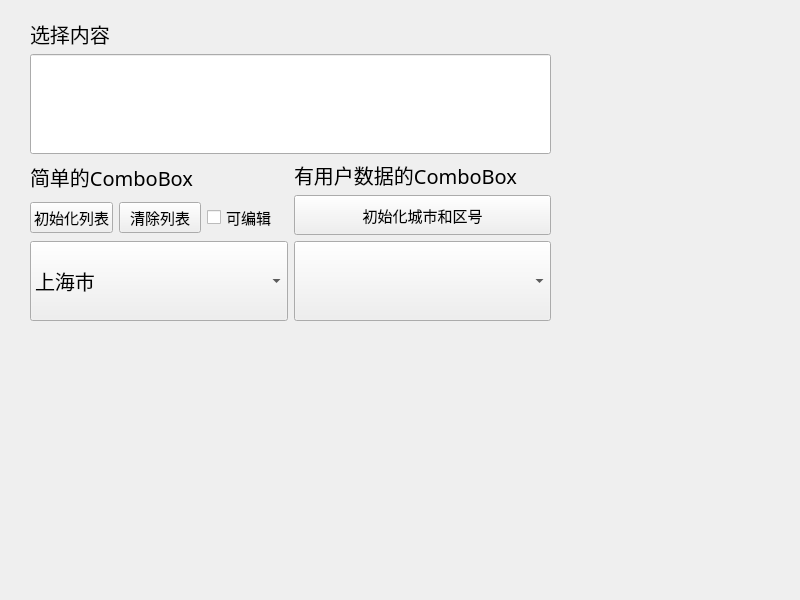
<?xml version="1.0" encoding="UTF-8"?>
<ui version="4.0">
 <class>QComboBox</class>
 <widget class="QWidget" name="QComboBox">
  <property name="geometry">
   <rect>
    <x>0</x>
    <y>0</y>
    <width>800</width>
    <height>600</height>
   </rect>
  </property>
  <property name="windowTitle">
   <string>QComboBox</string>
  </property>
  <widget class="QWidget" name="">
   <property name="geometry">
    <rect>
     <x>30</x>
     <y>20</y>
     <width>521</width>
     <height>301</height>
    </rect>
   </property>
   <layout class="QVBoxLayout" name="verticalLayout_3">
    <item>
     <widget class="QLabel" name="label">
      <property name="minimumSize">
       <size>
        <width>50</width>
        <height>20</height>
       </size>
      </property>
      <property name="font">
       <font>
        <family>楷体</family>
        <pointsize>15</pointsize>
       </font>
      </property>
      <property name="text">
       <string>选择内容</string>
      </property>
     </widget>
    </item>
    <item>
     <widget class="QLineEdit" name="lineEdit">
      <property name="minimumSize">
       <size>
        <width>200</width>
        <height>100</height>
       </size>
      </property>
      <property name="font">
       <font>
        <family>Times New Roman</family>
        <pointsize>15</pointsize>
       </font>
      </property>
     </widget>
    </item>
    <item>
     <layout class="QHBoxLayout" name="horizontalLayout_2">
      <item>
       <layout class="QVBoxLayout" name="verticalLayout">
        <item>
         <widget class="QLabel" name="label_2">
          <property name="minimumSize">
           <size>
            <width>50</width>
            <height>20</height>
           </size>
          </property>
          <property name="font">
           <font>
            <family>楷体</family>
            <pointsize>15</pointsize>
           </font>
          </property>
          <property name="text">
           <string>简单的ComboBox</string>
          </property>
         </widget>
        </item>
        <item>
         <layout class="QHBoxLayout" name="horizontalLayout">
          <item>
           <widget class="QPushButton" name="initiallist">
            <property name="minimumSize">
             <size>
              <width>50</width>
              <height>20</height>
             </size>
            </property>
            <property name="font">
             <font>
              <family>Times New Roman</family>
              <pointsize>11</pointsize>
             </font>
            </property>
            <property name="text">
             <string>初始化列表</string>
            </property>
           </widget>
          </item>
          <item>
           <widget class="QPushButton" name="clearlist">
            <property name="minimumSize">
             <size>
              <width>50</width>
              <height>25</height>
             </size>
            </property>
            <property name="font">
             <font>
              <family>Times New Roman</family>
              <pointsize>11</pointsize>
             </font>
            </property>
            <property name="text">
             <string>清除列表</string>
            </property>
           </widget>
          </item>
          <item>
           <widget class="QCheckBox" name="Enabled">
            <property name="minimumSize">
             <size>
              <width>20</width>
              <height>35</height>
             </size>
            </property>
            <property name="font">
             <font>
              <family>Times New Roman</family>
              <pointsize>11</pointsize>
             </font>
            </property>
            <property name="text">
             <string>可编辑</string>
            </property>
           </widget>
          </item>
         </layout>
        </item>
        <item>
         <widget class="QComboBox" name="comboBox1">
          <property name="minimumSize">
           <size>
            <width>100</width>
            <height>80</height>
           </size>
          </property>
          <property name="font">
           <font>
            <family>Times New Roman</family>
            <pointsize>15</pointsize>
           </font>
          </property>
          <item>
           <property name="text">
            <string>上海市</string>
           </property>
           <property name="icon">
            <iconset resource="QComboBox.qrc">
             <normaloff>:/images/images/aim.ico</normaloff>:/images/images/aim.ico</iconset>
           </property>
          </item>
          <item>
           <property name="text">
            <string>北京市</string>
           </property>
           <property name="icon">
            <iconset resource="QComboBox.qrc">
             <normaloff>:/images/images/aim.ico</normaloff>:/images/images/aim.ico</iconset>
           </property>
          </item>
          <item>
           <property name="text">
            <string>厦门市</string>
           </property>
           <property name="icon">
            <iconset resource="QComboBox.qrc">
             <normaloff>:/images/images/aim.ico</normaloff>:/images/images/aim.ico</iconset>
           </property>
          </item>
         </widget>
        </item>
       </layout>
      </item>
      <item>
       <layout class="QVBoxLayout" name="verticalLayout_2">
        <item>
         <widget class="QLabel" name="label_3">
          <property name="minimumSize">
           <size>
            <width>50</width>
            <height>20</height>
           </size>
          </property>
          <property name="font">
           <font>
            <family>楷体</family>
            <pointsize>15</pointsize>
           </font>
          </property>
          <property name="text">
           <string>有用户数据的ComboBox</string>
          </property>
         </widget>
        </item>
        <item>
         <widget class="QPushButton" name="initial_city_num">
          <property name="minimumSize">
           <size>
            <width>50</width>
            <height>40</height>
           </size>
          </property>
          <property name="font">
           <font>
            <family>Times New Roman</family>
            <pointsize>11</pointsize>
           </font>
          </property>
          <property name="text">
           <string>初始化城市和区号</string>
          </property>
         </widget>
        </item>
        <item>
         <widget class="QComboBox" name="comboBox2">
          <property name="minimumSize">
           <size>
            <width>100</width>
            <height>80</height>
           </size>
          </property>
          <property name="font">
           <font>
            <family>Times New Roman</family>
            <pointsize>15</pointsize>
           </font>
          </property>
         </widget>
        </item>
       </layout>
      </item>
     </layout>
    </item>
   </layout>
  </widget>
 </widget>
 <resources>
  <include location="QComboBox.qrc"/>
 </resources>
 <connections/>
</ui>
